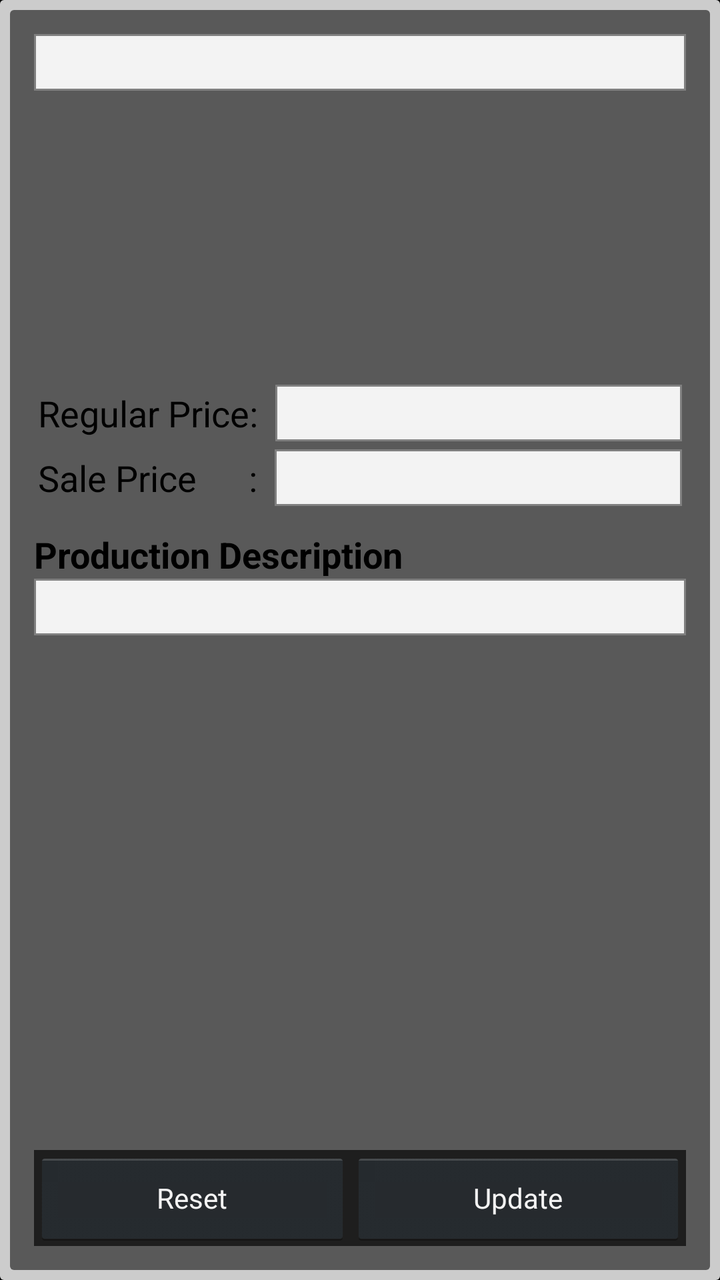
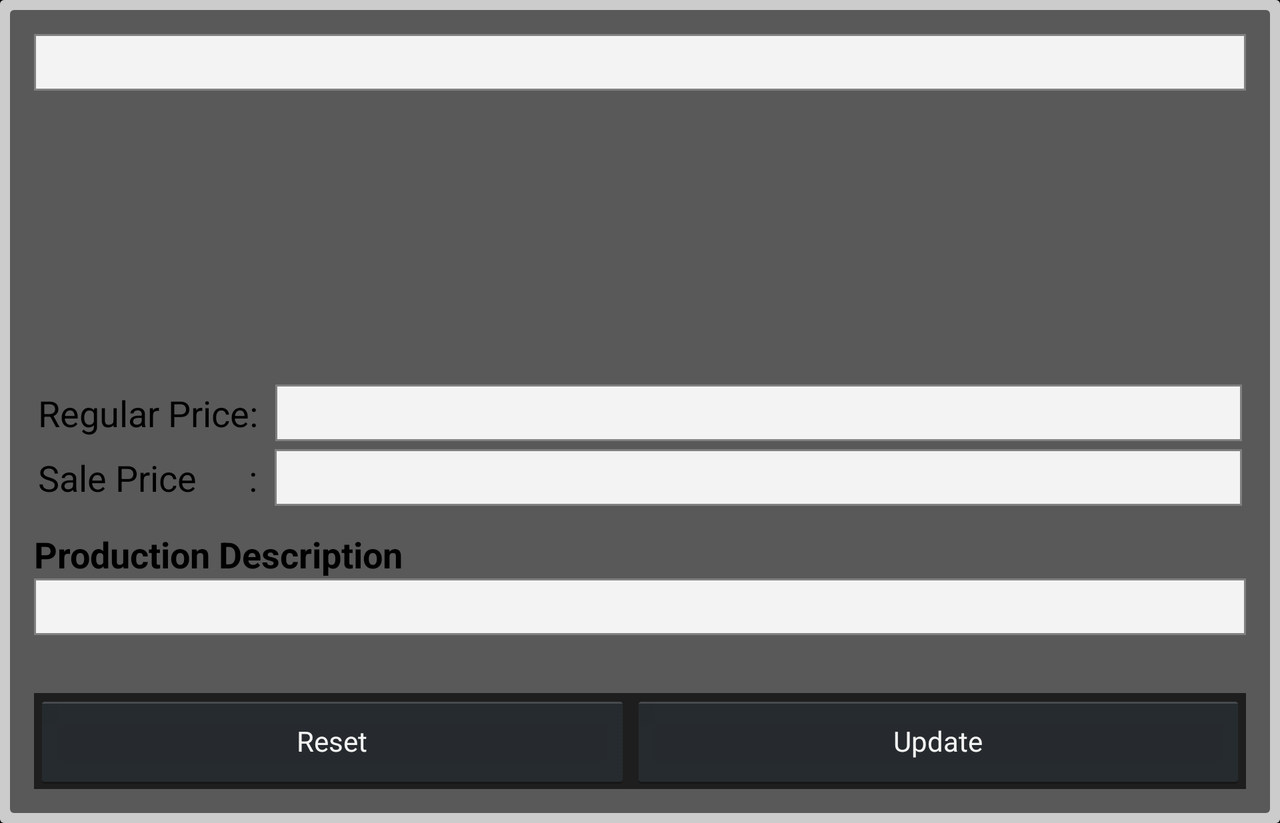

Compare how this app lays out the same screen by default and in its alternative resource folder. The renders come first, then the two layout files and the values they reference.
<!-- AndroidManifest.xml: application theme Theme.MyTheme -->
<!-- res/layout/product_update.xml -->
<?xml version="1.0" encoding="utf-8"?>
	<LinearLayout xmlns:android="http://schemas.android.com/apk/res/android"
	    android:layout_width="match_parent"
	    android:layout_height="match_parent"	      
	    android:orientation="vertical" 
	    android:paddingTop="5dp"
	    android:paddingBottom="5dp"
	    android:paddingLeft="5dp"
	    android:paddingRight="5dp"	   
	    android:background="@drawable/product_update_border"
	    >
	<LinearLayout 
	    android:layout_width="match_parent"
	    android:layout_height="match_parent"
	    android:orientation="vertical"
	    android:padding="5dp"	    
	    android:background="@drawable/product_update_border2"
	    >
	<LinearLayout 
	    android:layout_width="match_parent"
	    android:layout_height="match_parent"
	   	android:padding="7dp"
	    android:orientation="vertical"    
	    android:background="@drawable/product_update_border3"
	    >	    
	    
	  
	    <EditText
	        android:id="@+id/detail_product_name"
	        android:layout_width="match_parent"
	        android:layout_height="wrap_content"
	        android:paddingBottom="15dp"
	        android:maxLines="3"
	        android:padding="2dp"
	        android:textColor="@color/Blue" 
	        android:background="@drawable/input_border"
	        android:textAppearance="?android:attr/textAppearanceMedium" />
	    
 	    
	    <View
	        android:layout_width="fill_parent"
	        android:layout_height="10dp">
	    </View> 

	    <ImageView
	        android:id="@+id/detail_product_image"
	        android:layout_width="wrap_content"
	        android:layout_height="120dp"	 
	        android:layout_gravity="center"
	        android:scaleType="fitCenter"
	        android:adjustViewBounds="true"	        
	        />	    
	    
	    <View
	        android:layout_width="fill_parent"
	        android:layout_height="15dp">
	    </View>    
	    
		<LinearLayout 
		    android:layout_width="match_parent"
		    android:layout_height="wrap_content"
		    android:orientation="horizontal"
		    android:padding="2dp" 
		    >	
	    	<TextView
	    	    android:id="@+id/product_detail_regular_price_label"
	    	    android:layout_width="wrap_content"
	    	    android:layout_height="wrap_content"
	    	    android:gravity="center"
	    	    style="@style/label2" 
	    	    android:text="Regular Price:  "
	    	    />	        

	        <EditText
	            android:id="@+id/detail_product_regular_price"
	            style="@style/regularPriceStyle2"
	            android:layout_width="match_parent"
	            android:layout_height="wrap_content"
	            android:gravity="center"
	            android:background="@drawable/input_border"
	            android:inputType="numberDecimal"
	           	android:padding="2dp"
	            android:textColor="@color/Blue" />
		             
	    </LinearLayout>
	    
	    
		<LinearLayout 
		    android:layout_width="match_parent"
		    android:layout_height="wrap_content"
		    android:orientation="horizontal"
		    android:padding="2dp" 
		    >	
	    	<TextView
	    	    android:id="@+id/detail_product_sale_price_label"
	    	    android:layout_width="wrap_content"
	    	    android:layout_height="wrap_content"	  
	    	    android:gravity="left"
	    	    style="@style/label2" 
	    	    android:text="Sale Price      :  "
	    	    />	        

	        <EditText
	            android:id="@+id/product_detail_sale_price"
	            style="@style/salePriceStyle2"
	            android:layout_width="match_parent"
	            android:layout_height="wrap_content"
	            android:gravity="center"
	            android:background="@drawable/input_border"
	            android:inputType="numberDecimal"
          	    android:padding="2dp"
	            android:textColor="@color/Blue" />
		             
	    </LinearLayout>

	    <View
	        android:layout_width="fill_parent"
	        android:layout_height="10dp">
	    </View> 

	
	    <TextView
	        android:id="@+id/description_label"
	        android:layout_width="wrap_content"
	        android:layout_height="wrap_content"
	        android:text="@string/production_description"
	        style="@style/descriptionLabelStyle" 
	        android:textAppearance="?android:attr/textAppearanceMedium"
	        />
	
	    <EditText
	        android:id="@+id/detail_product_description"
	        android:layout_width="match_parent"
	        android:layout_height="wrap_content"
	        style="@style/descriptionStyle"
	        android:paddingBottom="20dp"
	        android:maxLines="6"
	       	android:padding="2dp"
	        android:background="@drawable/input_border"
	        />
	    
 <View style="@style/Divider"/>
	    
    
 <TextView 
       android:layout_width="fill_parent" 
       android:layout_height="wrap_content"
       android:layout_weight="1">
 </TextView>
	     
		 
		<LinearLayout 
		    android:layout_width="match_parent"
		    android:layout_height="wrap_content"
		    android:orientation="horizontal"
		    android:weightSum="2"
		    android:background="@color/ActionBarBackGroundColor"
		    >
	
	        <Button
	            android:id="@+id/btn_detail_product_cancel"
	            android:layout_width="wrap_content"
	            android:layout_height="wrap_content"
	            android:text="Reset"
	            style="?android:attr/buttonStyleSmall"
	            android:layout_weight="1" 
	
	            />
	
	        <Button
	            android:id="@+id/btn_detail_product_update"
	            android:layout_width="wrap_content"
	            android:layout_height="wrap_content"
	            android:text="@string/update"
	            style="?android:attr/buttonStyleSmall"
	            android:layout_weight="1" 	            
	            />	                            
	    </LinearLayout>		    
  	
	</LinearLayout>	
	</LinearLayout>
</LinearLayout>
<!-- resources referenced by this layout -->
<resources>
  <color name="ActionBarBackGroundColor">@color/Gray2</color>
  <color name="Blue">#0000FF</color>
  <!-- drawable input_border (drawable-hdpi) -->
  <shape xmlns:android="http://schemas.android.com/apk/res/android" 
      android:shape="rectangle">
     	<solid android:color="@color/background_holo_light" />
  	
  
  	<stroke android:width="1dip" android:color="@color/Gray"/>
  		<padding 
  	    android:left="5dp" 
  	    android:right="5dp" 
  	    android:top="5dp" 
  	    android:bottom="5dp"/>
  </shape>
  
  
  <!-- drawable product_update_border (drawable-hdpi) -->
  <?xml version="1.0" encoding="UTF-8"?>
  <shape xmlns:android="http://schemas.android.com/apk/res/android" 
      android:shape="rectangle">
  	<corners android:radius="2dp"/>
  	<padding 
  	    android:left="5dp" 
  	    android:right="5dp" 
  	    android:top="5dp" 
  	    android:bottom="5dp"/>
  	<solid android:color="#CCCCCC"/>
  </shape>
  
  
  
  <!-- drawable product_update_border2 (drawable-hdpi) -->
  <?xml version="1.0" encoding="UTF-8"?>
  <shape xmlns:android="http://schemas.android.com/apk/res/android" 
      android:shape="rectangle">
  	<corners android:radius="2dp"/>
  	<padding 
  	    android:left="5dp" 
  	    android:right="5dp" 
  	    android:top="5dp" 
  	    android:bottom="5dp"/>
  	<solid android:color="@color/Gray5"/>
  </shape>
  
  
  
  <string name="production_description">Production Description</string>
  <string name="update">Update</string>
  <style name="Divider">
  	    <item name="android:layout_width">match_parent</item>
  	    <item name="android:layout_height">10dp</item>
  	</style>
  <style name="descriptionLabelStyle">
           <item name="android:textColor">@color/Black</item>	  
  	     <item name="android:textAppearance">?android:attr/textAppearanceMedium</item>   
  	     <item name="android:textStyle">bold</item>  
      </style>
  <style name="descriptionStyle">
           <item name="android:textColor">@color/Blue</item>	  
  	     <item name="android:textAppearance">?android:attr/textAppearanceMedium</item>   
  	     
      </style>
  <style name="label2">
           <item name="android:textColor">@color/Black</item>	  
  	     <item name="android:textAppearance">?android:attr/textAppearanceMedium</item>     
      </style>
  <style name="regularPriceStyle2">
           <item name="android:textColor">@color/Black</item>	  
  	     <item name="android:textAppearance">?android:attr/textAppearanceMedium</item>     
      </style>
  <style name="salePriceStyle2">
           <item name="android:textColor">@color/Red</item>	  
  	     <item name="android:textAppearance">?android:attr/textAppearanceMedium</item>   
  	     
      </style>
  <style name="Theme.MyTheme" parent="@android:style/Theme.Holo" />
  <color name="Gray2">#1e1e1e</color>
  <color name="background_holo_light">#fff3f3f3</color>
  <color name="Gray">#808080</color>
  <color name="Gray5">#595959</color>
  <color name="Black">#000000</color>
  <color name="Red">#FF0000</color>
</resources>
<!-- res/layout-land/product_update.xml (the repository's variant of the layout above) -->
<!-- drawn on the phone turned sideways -->
<?xml version="1.0" encoding="utf-8"?>
<ScrollView  xmlns:android="http://schemas.android.com/apk/res/android"
    android:id="@+id/scrollView1"
    android:layout_width="match_parent"
    android:layout_height="wrap_content" >

<LinearLayout
	    android:layout_width="match_parent"
	    android:layout_height="match_parent"	      
	    android:orientation="vertical" 
	    android:paddingTop="5dp"
	    android:paddingBottom="5dp"
	    android:paddingLeft="5dp"
	    android:paddingRight="5dp"	   
	    android:background="@drawable/product_update_border"
	    >


	<LinearLayout 
	    android:layout_width="match_parent"
	    android:layout_height="match_parent"
	    android:orientation="vertical"
	    android:padding="5dp"	    
	    android:background="@drawable/product_update_border2"
	    >
	<LinearLayout 
	    android:layout_width="match_parent"
	    android:layout_height="match_parent"
	   	android:padding="7dp"
	    android:orientation="vertical"    
	    android:background="@drawable/product_update_border3"
	    >	    
	    
	  
	    <EditText
	        android:id="@+id/detail_product_name"
	        android:layout_width="match_parent"
	        android:layout_height="wrap_content"
	        android:paddingBottom="15dp"
	        android:maxLines="3"
	        android:padding="2dp"
	        android:textColor="@color/Blue" 
	        android:background="@drawable/input_border"
	        android:textAppearance="?android:attr/textAppearanceMedium" />
	    
	    <View
	        android:layout_width="fill_parent"
	        android:layout_height="10dp">
	    </View> 

	    <ImageView
	        android:id="@+id/detail_product_image"
	        android:layout_width="wrap_content"
	        android:layout_height="120dp"	 
	        android:layout_gravity="center"
	        android:scaleType="fitCenter"
	        android:adjustViewBounds="true"	        
	        />	    
	    
	    <View
	        android:layout_width="fill_parent"
	        android:layout_height="15dp">
	    </View>    
	    
		<LinearLayout 
		    android:layout_width="match_parent"
		    android:layout_height="wrap_content"
		    android:orientation="horizontal"
		    android:padding="2dp" 
		    >	
	    	<TextView
	    	    android:id="@+id/product_detail_regular_price_label"
	    	    android:layout_width="wrap_content"
	    	    android:layout_height="wrap_content"
	    	    android:gravity="center"
	    	    style="@style/label2" 
	    	    android:text="Regular Price:  "
	    	    />	        

	        <EditText
	            android:id="@+id/detail_product_regular_price"
	            style="@style/regularPriceStyle2"
	            android:layout_width="match_parent"
	            android:layout_height="wrap_content"
	            android:gravity="center"
	            android:background="@drawable/input_border"
	            android:inputType="numberDecimal"
	           	android:padding="2dp"
	            android:textColor="@color/Blue" />
		             
	    </LinearLayout>
	    
	    
		<LinearLayout 
		    android:layout_width="match_parent"
		    android:layout_height="wrap_content"
		    android:orientation="horizontal"
		    android:padding="2dp" 
		    >	
	    	<TextView
	    	    android:id="@+id/detail_product_sale_price_label"
	    	    android:layout_width="wrap_content"
	    	    android:layout_height="wrap_content"	  
	    	    android:gravity="left"
	    	    style="@style/label2" 
	    	    android:text="Sale Price      :  "
	    	    />	        

	        <EditText
	            android:id="@+id/product_detail_sale_price"
	            style="@style/salePriceStyle2"
	            android:layout_width="match_parent"
	            android:layout_height="wrap_content"
	            android:gravity="center"
	            android:background="@drawable/input_border"
	            android:inputType="numberDecimal"
          	    android:padding="2dp"
	            android:textColor="@color/Blue" />
		             
	    </LinearLayout>

	    <View
	        android:layout_width="fill_parent"
	        android:layout_height="10dp">
	    </View> 

	
	    <TextView
	        android:id="@+id/description_label"
	        android:layout_width="wrap_content"
	        android:layout_height="wrap_content"
	        android:text="@string/production_description"
	        style="@style/descriptionLabelStyle" 
	        android:textAppearance="?android:attr/textAppearanceMedium"
	        />
	
	    <EditText
	        android:id="@+id/detail_product_description"
	        android:layout_width="match_parent"
	        android:layout_height="wrap_content"
	        style="@style/descriptionStyle"
	        android:paddingBottom="20dp"
	        android:maxLines="6"
	       	android:padding="2dp"
	        android:background="@drawable/input_border"
	        />
	    
 <View style="@style/Divider"/>
	    
    
 <TextView 
       android:layout_width="fill_parent" 
       android:layout_height="wrap_content"
       android:layout_weight="1">
 </TextView>
	     
		 
		<LinearLayout 
		    android:layout_width="match_parent"
		    android:layout_height="wrap_content"
		    android:orientation="horizontal"
		    android:weightSum="2"
		    android:background="@color/ActionBarBackGroundColor"
		    >
	
	        <Button
	            android:id="@+id/btn_detail_product_cancel"
	            android:layout_width="wrap_content"
	            android:layout_height="wrap_content"
	            android:text="Reset"
	            style="?android:attr/buttonStyleSmall"
	            android:layout_weight="1" 
	
	            />
	
	        <Button
	            android:id="@+id/btn_detail_product_update"
	            android:layout_width="wrap_content"
	            android:layout_height="wrap_content"
	            android:text="@string/update"
	            style="?android:attr/buttonStyleSmall"
	            android:layout_weight="1" 	            
	            />	                            
	    </LinearLayout>		    
  	
	</LinearLayout>	
	</LinearLayout>
</LinearLayout>	 	

</ScrollView>
